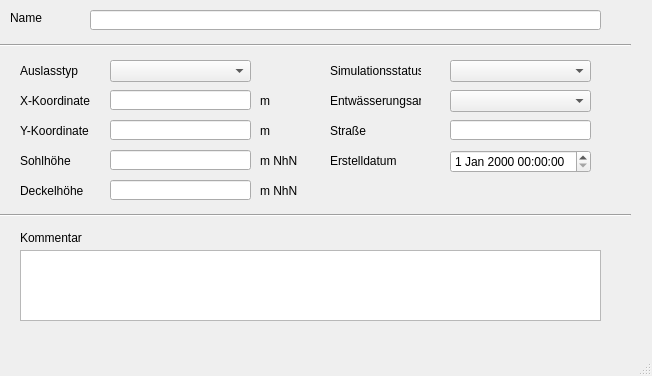
<?xml version="1.0" encoding="UTF-8"?>
<ui version="4.0">
 <class>MainWindow</class>
 <widget class="QMainWindow" name="MainWindow">
  <property name="enabled">
   <bool>true</bool>
  </property>
  <property name="geometry">
   <rect>
    <x>0</x>
    <y>0</y>
    <width>652</width>
    <height>376</height>
   </rect>
  </property>
  <property name="windowTitle">
   <string>MainWindow</string>
  </property>
  <widget class="QWidget" name="centralwidget">
   <widget class="QLabel" name="label">
    <property name="geometry">
     <rect>
      <x>10</x>
      <y>10</y>
      <width>46</width>
      <height>16</height>
     </rect>
    </property>
    <property name="text">
     <string>Name</string>
    </property>
   </widget>
   <widget class="Line" name="line">
    <property name="geometry">
     <rect>
      <x>0</x>
      <y>30</y>
      <width>631</width>
      <height>31</height>
     </rect>
    </property>
    <property name="orientation">
     <enum>Qt::Horizontal</enum>
    </property>
   </widget>
   <widget class="QLabel" name="label_14">
    <property name="geometry">
     <rect>
      <x>20</x>
      <y>230</y>
      <width>81</width>
      <height>16</height>
     </rect>
    </property>
    <property name="text">
     <string>Kommentar</string>
    </property>
   </widget>
   <widget class="QLabel" name="label_11">
    <property name="geometry">
     <rect>
      <x>260</x>
      <y>90</y>
      <width>41</width>
      <height>21</height>
     </rect>
    </property>
    <property name="text">
     <string>m</string>
    </property>
   </widget>
   <widget class="QLabel" name="label_5">
    <property name="geometry">
     <rect>
      <x>20</x>
      <y>180</y>
      <width>81</width>
      <height>21</height>
     </rect>
    </property>
    <property name="text">
     <string>Deckelhöhe</string>
    </property>
   </widget>
   <widget class="QLabel" name="label_8">
    <property name="geometry">
     <rect>
      <x>260</x>
      <y>150</y>
      <width>41</width>
      <height>21</height>
     </rect>
    </property>
    <property name="text">
     <string>m NhN</string>
    </property>
   </widget>
   <widget class="QLabel" name="label_70">
    <property name="geometry">
     <rect>
      <x>330</x>
      <y>150</y>
      <width>91</width>
      <height>21</height>
     </rect>
    </property>
    <property name="text">
     <string>Erstelldatum</string>
    </property>
   </widget>
   <widget class="QLabel" name="label_9">
    <property name="geometry">
     <rect>
      <x>20</x>
      <y>120</y>
      <width>81</width>
      <height>21</height>
     </rect>
    </property>
    <property name="text">
     <string>Y-Koordinate</string>
    </property>
   </widget>
   <widget class="QLabel" name="label_12">
    <property name="geometry">
     <rect>
      <x>260</x>
      <y>120</y>
      <width>41</width>
      <height>21</height>
     </rect>
    </property>
    <property name="text">
     <string>m</string>
    </property>
   </widget>
   <widget class="Line" name="line_2">
    <property name="geometry">
     <rect>
      <x>0</x>
      <y>200</y>
      <width>631</width>
      <height>31</height>
     </rect>
    </property>
    <property name="orientation">
     <enum>Qt::Horizontal</enum>
    </property>
   </widget>
   <widget class="QLabel" name="label_6">
    <property name="geometry">
     <rect>
      <x>20</x>
      <y>90</y>
      <width>81</width>
      <height>21</height>
     </rect>
    </property>
    <property name="text">
     <string>X-Koordinate</string>
    </property>
   </widget>
   <widget class="QLabel" name="label_10">
    <property name="geometry">
     <rect>
      <x>260</x>
      <y>180</y>
      <width>41</width>
      <height>21</height>
     </rect>
    </property>
    <property name="text">
     <string>m NhN</string>
    </property>
   </widget>
   <widget class="QLabel" name="label_3">
    <property name="geometry">
     <rect>
      <x>20</x>
      <y>150</y>
      <width>81</width>
      <height>21</height>
     </rect>
    </property>
    <property name="text">
     <string>Sohlhöhe</string>
    </property>
   </widget>
   <widget class="QLabel" name="label_40">
    <property name="geometry">
     <rect>
      <x>20</x>
      <y>60</y>
      <width>91</width>
      <height>21</height>
     </rect>
    </property>
    <property name="text">
     <string>Auslasstyp</string>
    </property>
   </widget>
   <widget class="QLabel" name="label_4">
    <property name="geometry">
     <rect>
      <x>330</x>
      <y>60</y>
      <width>91</width>
      <height>21</height>
     </rect>
    </property>
    <property name="text">
     <string>Simulationsstatus</string>
    </property>
   </widget>
   <widget class="QLabel" name="label_7">
    <property name="geometry">
     <rect>
      <x>330</x>
      <y>90</y>
      <width>91</width>
      <height>21</height>
     </rect>
    </property>
    <property name="text">
     <string>Entwässerungsart</string>
    </property>
   </widget>
   <widget class="QLabel" name="label_43">
    <property name="geometry">
     <rect>
      <x>330</x>
      <y>120</y>
      <width>91</width>
      <height>21</height>
     </rect>
    </property>
    <property name="text">
     <string>Straße</string>
    </property>
   </widget>
   <widget class="QTextEdit" name="kommentar">
    <property name="geometry">
     <rect>
      <x>20</x>
      <y>250</y>
      <width>581</width>
      <height>71</height>
     </rect>
    </property>
   </widget>
   <widget class="QLineEdit" name="schnam">
    <property name="geometry">
     <rect>
      <x>90</x>
      <y>10</y>
      <width>511</width>
      <height>20</height>
     </rect>
    </property>
   </widget>
   <widget class="QComboBox" name="auslasstyp">
    <property name="geometry">
     <rect>
      <x>110</x>
      <y>60</y>
      <width>141</width>
      <height>22</height>
     </rect>
    </property>
   </widget>
   <widget class="QLineEdit" name="xsch">
    <property name="geometry">
     <rect>
      <x>110</x>
      <y>90</y>
      <width>141</width>
      <height>20</height>
     </rect>
    </property>
   </widget>
   <widget class="QLineEdit" name="ysch">
    <property name="geometry">
     <rect>
      <x>110</x>
      <y>120</y>
      <width>141</width>
      <height>20</height>
     </rect>
    </property>
   </widget>
   <widget class="QLineEdit" name="sohlhoehe">
    <property name="geometry">
     <rect>
      <x>110</x>
      <y>150</y>
      <width>141</width>
      <height>20</height>
     </rect>
    </property>
   </widget>
   <widget class="QLineEdit" name="deckelhoehe">
    <property name="geometry">
     <rect>
      <x>110</x>
      <y>180</y>
      <width>141</width>
      <height>20</height>
     </rect>
    </property>
   </widget>
   <widget class="QComboBox" name="simstatus">
    <property name="enabled">
     <bool>true</bool>
    </property>
    <property name="geometry">
     <rect>
      <x>450</x>
      <y>60</y>
      <width>141</width>
      <height>22</height>
     </rect>
    </property>
   </widget>
   <widget class="QComboBox" name="entwart">
    <property name="geometry">
     <rect>
      <x>450</x>
      <y>90</y>
      <width>141</width>
      <height>22</height>
     </rect>
    </property>
   </widget>
   <widget class="QLineEdit" name="strasse">
    <property name="geometry">
     <rect>
      <x>450</x>
      <y>120</y>
      <width>141</width>
      <height>20</height>
     </rect>
    </property>
   </widget>
   <widget class="QgsDateTimeEdit" name="createdat">
    <property name="geometry">
     <rect>
      <x>450</x>
      <y>150</y>
      <width>141</width>
      <height>23</height>
     </rect>
    </property>
   </widget>
  </widget>
  <widget class="QMenuBar" name="menubar">
   <property name="geometry">
    <rect>
     <x>0</x>
     <y>0</y>
     <width>652</width>
     <height>21</height>
    </rect>
   </property>
  </widget>
  <widget class="QStatusBar" name="statusbar"/>
 </widget>
 <customwidgets>
  <customwidget>
   <class>QgsDateTimeEdit</class>
   <extends>QDateTimeEdit</extends>
   <header>qgsdatetimeedit.h</header>
  </customwidget>
 </customwidgets>
 <tabstops>
  <tabstop>schnam</tabstop>
  <tabstop>auslasstyp</tabstop>
  <tabstop>xsch</tabstop>
  <tabstop>ysch</tabstop>
  <tabstop>sohlhoehe</tabstop>
  <tabstop>deckelhoehe</tabstop>
  <tabstop>simstatus</tabstop>
  <tabstop>entwart</tabstop>
  <tabstop>strasse</tabstop>
  <tabstop>createdat</tabstop>
  <tabstop>kommentar</tabstop>
 </tabstops>
 <resources/>
 <connections/>
</ui>
